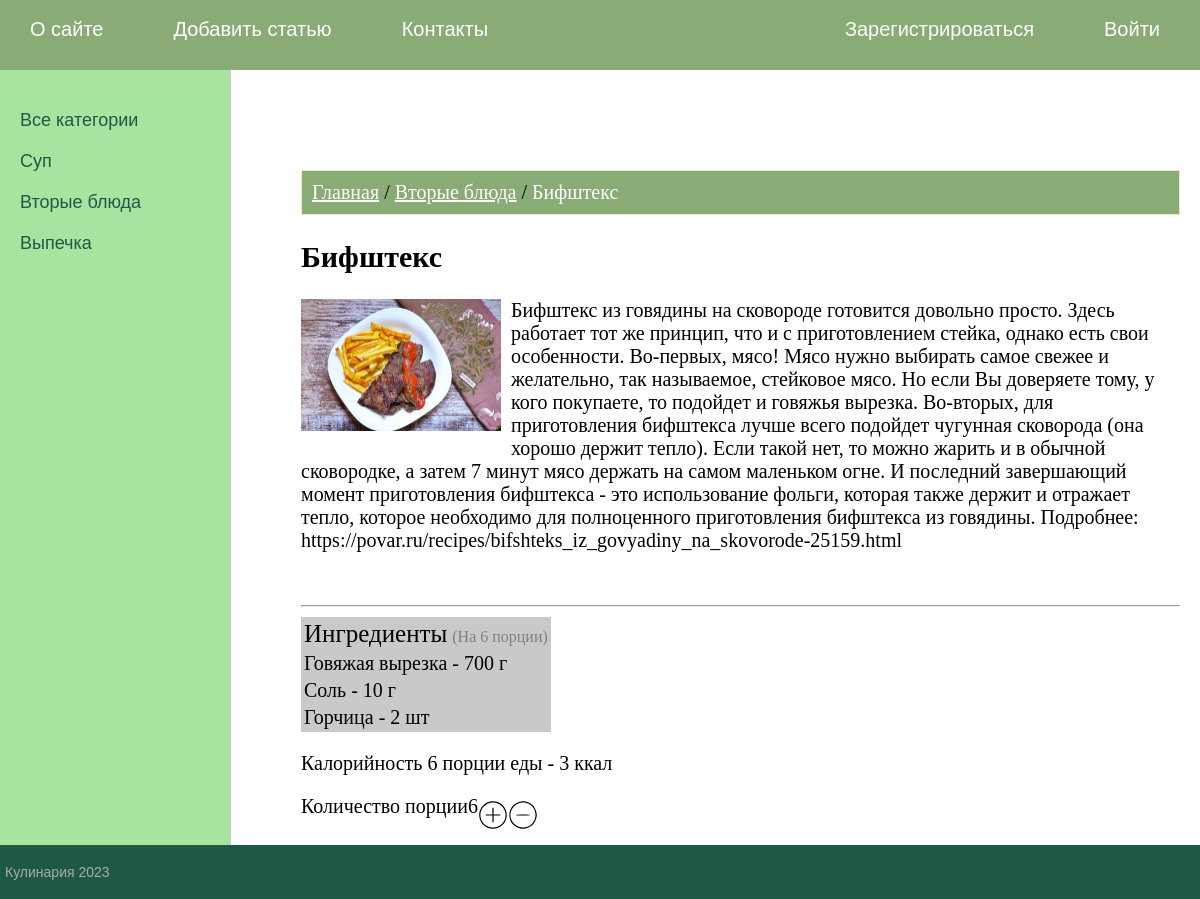
Page /post/6/ on the committed database.
### foods/models.py (models this page shows, shortened)
class TimedModel(models.Model):
    time_create = models.DateTimeField(auto_now_add=True)
    time_update = models.DateTimeField(auto_now=True)
    class Meta:
        abstract = True

class Category(TimedModel):
    name = models.CharField(max_length=100, db_index=True)
    class Meta:
        db_table = "categories"
        verbose_name = "Categorie"

class Foods(TimedModel):
    title = models.CharField(max_length=255)
    content = models.TextField(blank=True)
    call = models.TextField(blank=True)
    photo = models.ImageField(upload_to="photos/%Y/%m/%d/")
    is_published = models.BooleanField(default=True)
    cat = models.ForeignKey(Category, on_delete=models.PROTECT, null=True)
    portions = models.PositiveSmallIntegerField(verbose_name="Порции", null=True)
    calories = models.PositiveIntegerField(null=True)
    class Meta:
        db_table = "foods"
        ordering = ["title"]
        verbose_name = "Food"

class FoodIngredients(TimedModel):
    mass = models.PositiveIntegerField(null=False)
    amount = models.PositiveIntegerField(null=False)
    ingredient = models.ForeignKey(Ingredients, on_delete=models.CASCADE)
    food = models.ForeignKey(Foods, on_delete=models.CASCADE)
    class Meta:
        db_table = "food_ingredients"
        verbose_name = "FoodIngredient"

class Ingredients(TimedModel):
    name = models.CharField(null=False, max_length=128, primary_key=True)
    price = models.PositiveIntegerField(null=False)
    calories = models.PositiveIntegerField(null=True)
    class Meta:
        db_table = "ingredients"
        verbose_name = "Ingredient"

### foods/views.py (the view)
# urls.py: path('post/<int:post_id>/', show_post, name='post'),
def show_post(request, post_id: int):
    food = get_object_or_404(Foods, pk=post_id)
    ingredients = FoodIngredients.objects.filter(food__id=food.pk)
    cats = Category.objects.all()
    calories = 0
    for ing in ingredients:
        calories += ing.ingredient.calories
    context = {'food': food, 'ingredients': ingredients, 'category': food.cat, 'calories': calories, 'cats': cats}
    return render(request, 'foods/food.html', context=context)

### templates/foods/food.html (shortened to what this page needs)
{% extends 'base.html' %}
{% block content %}
<div>
    <div class="map">
        <a href="{% url 'home' %}" style="text-decoration-line: underline">Главная</a>
         /
        <a href="{% url 'category' category.pk %}" style="text-decoration-line: underline">{{ category.name }}</a>
         /
        <span style="color: white">{{ food.title }}</span>
    </div>
    <div class="short-description">
        <h2>{{ food.title }}</h2>
        <img src="/media/{{ food.photo }}" alt="Nothing" width="200px" height="200px" class="img-article-left">
        <p>{{ food.content }}</p>
    </div>
    <br>
    <hr>
    <table class="ingredients" style="background-color: #c9c9c9">
        <tbody>
        <tr>
            <td>
                <span style="font-size: 125%">Ингредиенты</span>
                <span style="color: gray; font-size: 80%">(На {{ food.portions }} порции)</span>
            </td>
        </tr>
        {% for ing in ingredients %}
        <tr>
            <td>
                {% if ing.mass %}
                <div>{{ ing.ingredient.name }} - <span class="product-counter">{{ ing.mass }}</span> г</div>
                {% else %}
                <div>{{ ing.ingredient.name }} - <span class="product-counter">{{ ing.amount }}</span> шт</div>
                {% endif %}
            </td>
        </tr>
        {% endfor %}
        </tbody>
    </table>
    <p> Калорийность {{ food.portions }} порции еды - {{ calories }} ккал</p>
    <div class="portions" >
        <span>Количество порции </span>
        <span class="yield-value">{{ food.portions }}</span>
        <span class="portions-adder">
            <button type="button" data-add-portion="1">
            </button>
            <button type="button" data-add-portion="-1">
            </button>
        </span>
    </div>
    {% load static %}
</div>
{% endblock %}

### templates/base.html (shortened to what this page needs)
{% load static %}
<!DOCTYPE html>
<html>
<head>
	<link type="text/css" href="{% static 'foods/css/style.css' %}" rel="stylesheet" />
</head>
<body>
<table class="table-page" border=0 cellpadding="0" cellspacing="0">
<tr><td valign=top>
{% block mainmenu %}
		<div class="header">
			<ul id="mainmenu" class="mainmenu">
				<li><a href="{% url 'about' %}">О сайте</a></li>
				<li><a href="{% url 'add_page' %}">Добавить статью</a></li>
				<li><a href="{% url 'contact' %}">Контакты</a></li>
				{% if not user.is_authenticated %}
				<li class="last"><a href="{% url 'login' %}">Войти</a></li>
				<li class="last"><a href="{% url 'signup' %}">Зарегистрироваться</a></li>
				{% else %}
				<li class="last">{{ user.username }}</li>
				<li class="last"><a href="{% url 'logout' %}">Выйти</a></li>
				{% endif %}
			</ul>
		</div>
{% endblock mainmenu %}
<table class="table-content" border=0 cellpadding="0" cellspacing="0">
{% block left_sidebar %}
	<tr>
	<td valign="top" class="left-chapters">
	<ul id="leftchapters">
{% if cat_selected == 0 %}
		<li class="selected">Все категории</li>
{% else %}
		<li><a href="{% url 'home' %}">Все категории</a></li>
{% endif %}
{% for c in cats %}
	{% if c.pk == cat_selected %}
		<li class="selected">{{c.name}}</li>
	{% else %}
		<li><a href="{% url 'category' c.id %}">{{c.name}}</a></li>
	{% endif %}
{% endfor %}
	</ul>
</td>
{% endblock %}
<td valign="top" class="content">
	<div class="content-text">
{% block content %}
{% endblock %}
	</div>
</td></tr></table>
</td></tr>
<tr><td valign=top>
	<div id="footer">
		<p>Кулинария 2023</p>
	</div>
</td></tr></table>
</body>
</html>

### static/foods/css/style.css (style rules this page uses)
html, body { font-family: sans-serif; margin: 0; padding: 0; height: 100%; width: 100%; color: #FFFAFA }
a { color: #FFFAFA; text-decoration: none; }
img { max-width: 600px; height: auto; }
img.img-article-left { max-width: 300px; max-height: 400px; height: auto; float: left; padding: 0 10px 10px 0; }
.table-page { width: 100%; height: 100%; vertical-align: top; }
.table-page tr { height: 100%; }
.header { background: #89AC76; height: 70px; }
ul.mainmenu { list-style: none; margin: 0; padding: 0; height: 60px; color: #ffffff; font-size: 20px; overflow: hidden; }
ul.mainmenu li { float: left; margin: 18px 40px 0 30px; }
ul.mainmenu li.last { float: right; }
ul.mainmenu li a { color: #ffffff; text-decoration: none; }
.table-content { width: 100%; min-height: 100%; height: 100%; }
.left-chapters { margin: 0; background: #A8E4A0; border-right: 1px solid #ccc; min-height: 100%; }
.left-chapters ul { width: 200px; min-height: 100%; margin: 0; padding: 20px 10px 10px 20px; list-style: none; font-size: 18px; }
.left-chapters ul li { margin: 20px 0 0 0; color: #FFFAF0; }
.left-chapters ul li a { color: #1E5945; text-decoration: none; }
.content { padding: 40px 20px 20px 40px; width: 100%; box-sizing: border-box; }
.content-text { margin: 60px 0 0 30px; color: #000; font-size: 20px; font-family: Yandex Sans Display Light; }
#footer { box-sizing: border-box; background: #1E5945; padding: 5px; color: #aaa; font-size: 14px; text-align: left; overflow: hidden; }
.img-article-left { height: 300px }
.short-description { display: inline; }
button[data-add-portion] { display: flex; border-radius: 50%; width: 30px; height: 30px; justify-content: center; align-items: center; padding: 0; overflow: hidden; margin: 0px; position: relative; border: 0 none; background: none; position: relative; top: 5px; }
.portions { display: flex; }
.portions-adder { display: flex; vertical-margin: 0px; }
.map { background-color: #89AC76; padding: 10px; border: solid 1px #f0ebcd }

### rows in the picture
Category: name "Суп"
Category: name "Вторые блюда"
Category: name "Выпечка"
Foods: title "Бифштекс", photo (picture), content "Бифштекс из говядины на сковороде готовится довольно просто. Здесь работает тот же принцип, что и с приготовлением стейка, однако есть свои особенности. Во-первых, мясо! Мясо нужно выбирать самое свежее и желательно, так называемое, стейковое мясо. Но если Вы доверяете тому, у кого покупаете, то подойдет и говяжья вырезка. Во-вторых, для приготовления бифштекса лучше всего подойдет чугунная сковорода (она хорошо держит тепло). Если такой нет, то можно жарить и в обычной сковородке, а затем 7 минут мясо держать на самом маленьком огне. И последний завершающий момент приготовления бифштекса - это использование фольги, которая также держит и отражает тепло, которое необходимо для полноценного…", portions "6"
FoodIngredients: ingredient.name "Говяжая вырезка", mass "700"
FoodIngredients: ingredient.name "Соль", mass "10"
FoodIngredients: ingredient.name "Горчица", amount "2"

### other values in the picture
{{ calories }} "3"
